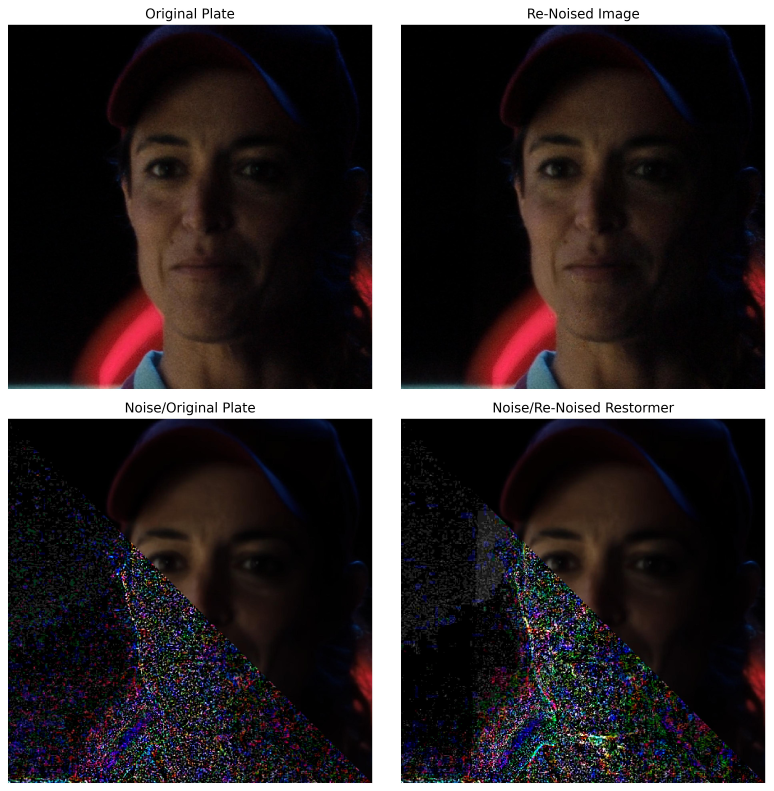
#> input picture img.jpg, 3866 x 3955 px, found by its file name (shown at 1/5 size)
$ python compare_error.py
#> lines starting #> are read from the running program, lines starting #| are printed output that depends on the picture; pictures that were not available may be replaced by others from this repository, and a replacement may not be noted
### utils/error_noise.py
import os
import imageio.v3 as iio
import numpy as np
import matplotlib.pyplot as plt
from argparse import ArgumentParser
from PIL import Image
from tqdm import tqdm
from skimage.transform import resize
import skimage.metrics as metrics
from skimage.filters import laplace
import gc
from multiprocessing import Pool, cpu_count
import cv2
# import pyopenexr as exr
from error import compute_adaptive_edge_difference

# [77 lines left out: functions parse_args, crop_png, read_png, amplify_noise_residuals, enhance_grain_subtle, high_pass_filter, not called in this run]
def normalize(x):
        return (x - np.min(x)) / (np.max(x) - np.min(x) + 1e-6)
def visualize_amplified_noise_overlay(noisy, denoised,gt, amplification=5.0):
    """
    Creates an image where the lower triangle is the denoised image with amplified noise added back,
    and the upper triangle is the clean (denoised) image.

    :param noisy: Noisy input image (H, W, C) in uint8
    :param denoised: Denoised output image (H, W, C) in uint8
    :param amplification: Factor to amplify the noise
    :return: Merged image with upper triangle as clean and lower triangle as amplified noisy
    """
    # Convert to float for processing
    noisy_f = noisy.astype(np.float32) / 255.0
    denoised_f = denoised.astype(np.float32) / 255.0
    gt_f = gt.astype(np.float32) / 255.0

    # Compute noise and amplify
    noise = noisy_f - denoised_f
    # noise = normalize(noise)

    # amplified_noise = np.clip(gt_f + amplification * noise, 0, 1)
    amplified_noise = np.clip(amplification * noise, 0, 1)

    # Convert back to uint8
    amplified_noisy = (amplified_noise * 255).astype(np.uint8)

    # Create a mask for the lower triangle
    H, W, _ = noisy.shape
    mask = np.tri(H, W, -1, dtype=np.uint8)  # Lower triangle mask

    # Create the final blended image
    result = denoised.copy()
    result[mask == 1] = amplified_noisy[mask == 1]  # Apply amplified noisy image in lower triangle

    return result


# [132 lines left out: functions plot_relative_absolute_error, plot_ycbcr, process_single_image, not called in this run]


# [18 lines that do not run on import are left out]

    # [6 lines of commented-out code are left out]

### utils/compare_error.py
import os
import imageio.v3 as iio
import numpy as np
import matplotlib.pyplot as plt
from argparse import ArgumentParser
from PIL import Image
from tqdm import tqdm
from skimage.transform import resize
import skimage.metrics as metrics
from skimage.filters import laplace
import gc
from multiprocessing import Pool, cpu_count
import cv2
# import pyopenexr as exr
from error import compute_adaptive_edge_difference
from error_noise import visualize_amplified_noise_overlay

def parse_args():
    parser = ArgumentParser(description="Load image dataset")
    parser.add_argument("--dir1",type=str,default="")
    parser.add_argument("--dir2",type=str,default="")
    parser.add_argument("--dir3",type=str,default="")
    parser.add_argument("--title",type=str,default="")
    parser.add_argument("--output_dir",type=str,default="")
    parser.add_argument("--face_detect",action='store_true')
    args = parser.parse_args()
    return args

def crop_png(img,crop):
    x1,y1 = crop['top_left']
    x2,y2 = crop['bottom_right']
    img = img[y1:y2,x1:x2]
    return img

def read_png(img_path,):
    f = iio.imread(img_path)
    # f = cv2.imread(img_path)
    return f

def plot_relative_absolute_error(grainy,gt,neat,bil,bm3d,nlm,crop,save_path):
    """
    Computes and plots the Relative Absolute Error (RAE) between the given image and reference.

    RAE = np.abs(image - reference) / (reference + 0.0001)

    Args:
        image (numpy array): The denoised/degrained image.
        reference (numpy array): The clean ground-truth image.
    """
    # Ensure images are float32 for accurate computation
    grainy = grainy.astype(np.float32)
    gt = gt.astype(np.float32)
    neat = neat.astype(np.float32)
    bil = bil.astype(np.float32)
    bm3d = bm3d.astype(np.float32)
    nlm = nlm.astype(np.float32)

    grainy_crop = crop_png(grainy,crop)
    gt_crop = crop_png(gt,crop)
    neat_crop = crop_png(neat,crop)
    bil_crop = crop_png(bil,crop)
    nlm_crop = crop_png(nlm,crop)
    bm3d_crop = crop_png(bm3d,crop)

    gt_rae_image = visualize_amplified_noise_overlay(grainy_crop,gt_crop,gt_crop,amplification=25)
    neat_rae_image = visualize_amplified_noise_overlay(grainy_crop,neat_crop,gt_crop,amplification=25)
    bil_rae_image = visualize_amplified_noise_overlay(grainy_crop,bil_crop,gt_crop,amplification=25)
    nlm_rae_image = visualize_amplified_noise_overlay(grainy_crop,nlm_crop,gt_crop,amplification=25)
    bm3d_rae_image = visualize_amplified_noise_overlay(grainy_crop,bm3d_crop,gt_crop,amplification=25)

    # Plot results
    fig, axes = plt.subplots(2, 3, figsize=(15, 10))

    axes[0,0].imshow(grainy_crop.astype('uint8'), cmap='gray')
    axes[0,0].set_title("Original Image")
    axes[0,0].axis("off")

    axes[0,1].imshow(neat_rae_image.astype('uint8'), cmap='gray')
    axes[0,1].set_title("Noise/NEAT Default")
    axes[0,1].axis("off")

    axes[0,2].imshow(bil_rae_image.astype('uint8'), cmap='gray')
    axes[0,2].set_title("Noise/Bilateral")
    axes[0,2].axis("off")

    axes[1,0].imshow(gt_rae_image.astype('uint8'), cmap='gray')
    axes[1,0].set_title(f"Noise/NEAT Adj")
    axes[1,0].axis("off")

    axes[1,1].imshow(nlm_rae_image.astype('uint8'), cmap='gray')
    axes[1,1].set_title(f"Noise/NLM Temporal")
    axes[1,1].axis("off")

    axes[1,2].imshow(bm3d_rae_image.astype('uint8'), cmap='gray')
    axes[1,2].set_title(f"Noise/BM3D Temporal")
    axes[1,2].axis("off")

    plt.tight_layout()
    plt.savefig(save_path, dpi=400, bbox_inches='tight')
    del fig,axes,grainy,grainy_crop,gt,gt_crop,nlm,nlm_crop,bm3d,bm3d_crop,neat,neat_crop,bil,bil_crop
    gc.collect()

def process_single_image(args):
    grainy_path,gt_path,neat_path,bil_path,bm3d_path,nlm_path, save_path = args
    denise_ufo={
        'top_left':(1540,278),
        'bottom_right':(2052,790)
    }
    rachel_vmd = {
        'top_left':(706,5),
        'bottom_right':(1218,517)
    }
    grainy = read_png(grainy_path)
#> in read_png, f is the input picture: shape (3955, 3866, 3); mean R, G, B 52.2, 46, 47.1
    gt = read_png(gt_path)
    neat = read_png(neat_path)
    bil = read_png(bil_path)
    bm3d = read_png(bm3d_path)
    nlm = read_png(nlm_path)

    plot_relative_absolute_error(grainy,gt,neat,bil,bm3d,nlm,rachel_vmd,save_path)
#> in crop_png, `img = img[y1:y2,x1:x2]`:
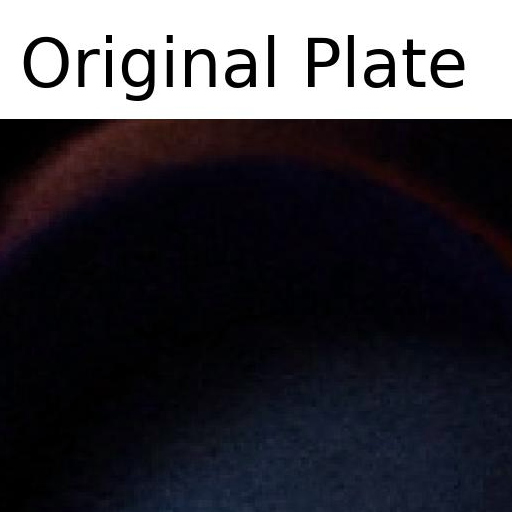
#> img: shape (512, 512, 3) float32; mean of channels 0, 1, 2 65.8, 60, 61.2; drawn as B, G, R
#> in visualize_amplified_noise_overlay, `noise = noisy_f - denoised_f`: noise: shape (512, 512, 3) float32; every value is 0
#> in visualize_amplified_noise_overlay, `amplified_noisy = (amplified_noise * 255).astype(np.uint8)`: amplified_noisy: shape (512, 512, 3); every value is 0
#> in visualize_amplified_noise_overlay, `result[mask == 1] = amplified_noisy[mask == 1]`:
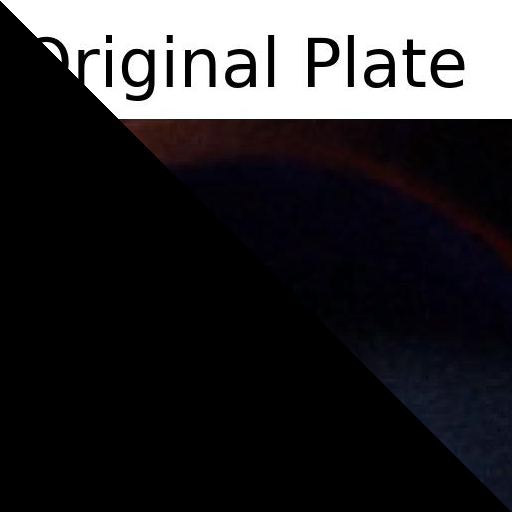
#> result: shape (512, 512, 3) float32; mean of channels 0, 1, 2 50.7, 48.5, 49.6; drawn as B, G, R
#> in plot_relative_absolute_error, `plt.savefig(save_path, dpi=400, bbox_inches='tight')`:
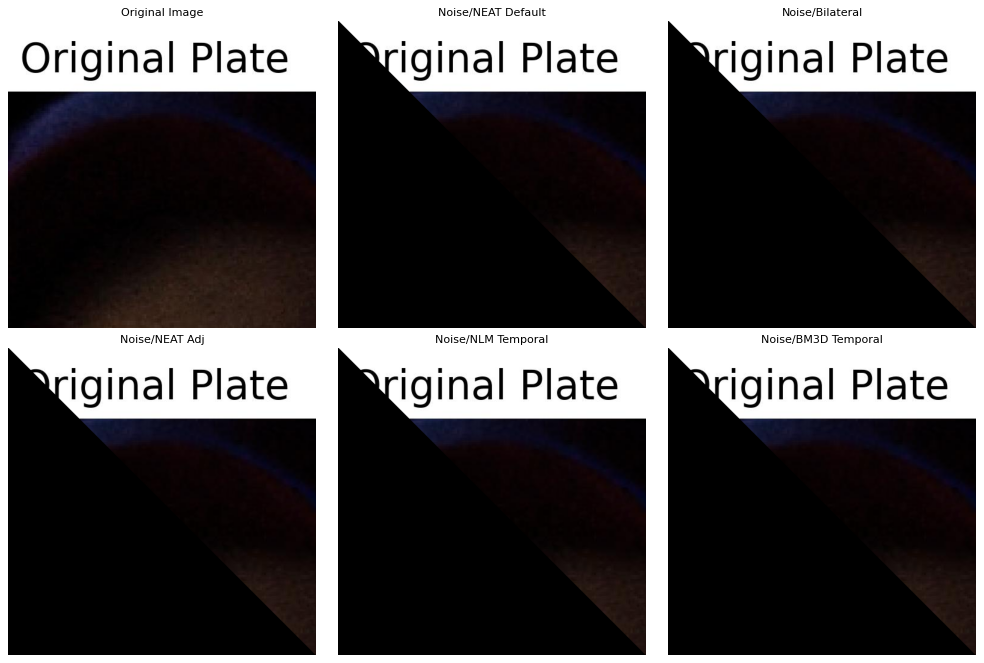
#> figure drawn by matplotlib, 6 panels
    # plot_ycbcr(grainy,denoise,output_path)
    return {
        'img_name': grainy_path.split('/')[-1],
    }


if __name__=="__main__":
    args = parse_args()
    os.makedirs(args.output_dir,exist_ok=True)
    # os.makedirs(os.path.join(args.output_dir,'resize'),exist_ok=True)
    neat_dir = "../data/resize_4x/vmdf02/ep01_pt37_0140/DENOISED/png/png/"
    bil_dir = "../data/results/bilateral/vmdf02/ep01_pt37_0140/"
    bm3d_dir = "../data/results/bm3d_temp/vmdf02/ep01_pt37_0140/"
    nlm_dir = "../data/results/nlm_std_temp/vmdf02/ep01_pt37_0140/"

    # nre, hfen, psnr,rae = [], [] ,[], []
    img_pairs = []
    for imgs in tqdm(os.listdir(args.dir1)):
        grainy_path = os.path.join(args.dir1,imgs)
        gt_path = os.path.join(args.dir2,imgs)
        neat_path = os.path.join(neat_dir,imgs)
        bil_path = os.path.join(bil_dir,imgs)
        bm3d_path = os.path.join(bm3d_dir,imgs)
        nlm_path = os.path.join(nlm_dir,imgs)

        output_path = os.path.join(args.output_dir,imgs)
        img_pairs.append((grainy_path,gt_path,neat_path,bil_path,bm3d_path,nlm_path,output_path))

    num_workers = min(cpu_count(),len(img_pairs))
    with Pool(processes=num_workers) as pool:
        results = pool.map(process_single_image,img_pairs)
